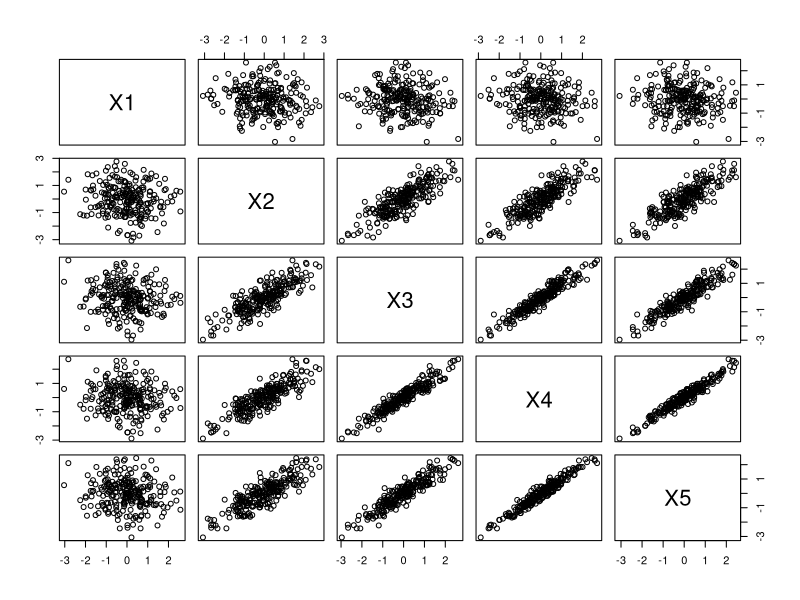

This chart was generated by the following R code:
n.cases <- 240                 # Number of points.
n.vars <- 4                    # Number of mutually correlated variables.
set.seed(26)                   # Make these results reproducible.
eps  <- rnorm(n.vars, 0, 1/4)  # Make "1/4" smaller to *increase* the correlations.
x    <- matrix(rnorm(n.cases * (n.vars+2)), nrow=n.cases)
beta <- rbind(c(1,rep(0, n.vars)), c(0,rep(1, n.vars)), cbind(rep(0,n.vars), diag(eps)))
y    <- x%*%beta               # The variables.

y1<- as.data.frame(y)
cor(y)                         # Verify their correlations are as intended.
plot(data.frame(y))            # Show the scatterplot matrix.                                                                                                                                                                                                                                                                                                               -16L))

lm.results1 <- lm(V5 ~ .,y1)
summary(lm.results1)
# Remove Highly Correlated  -------------------------------------------

tmp <- cor(y)
tmp[upper.tri(tmp)] <- 0
diag(tmp) <- 0
# Above two commands can be replaced with 
# tmp[!lower.tri(tmp)] <- 0
#
y.new <- y[,!apply(tmp,2,function(y) any(y > 0.95))]
head(y.new)

